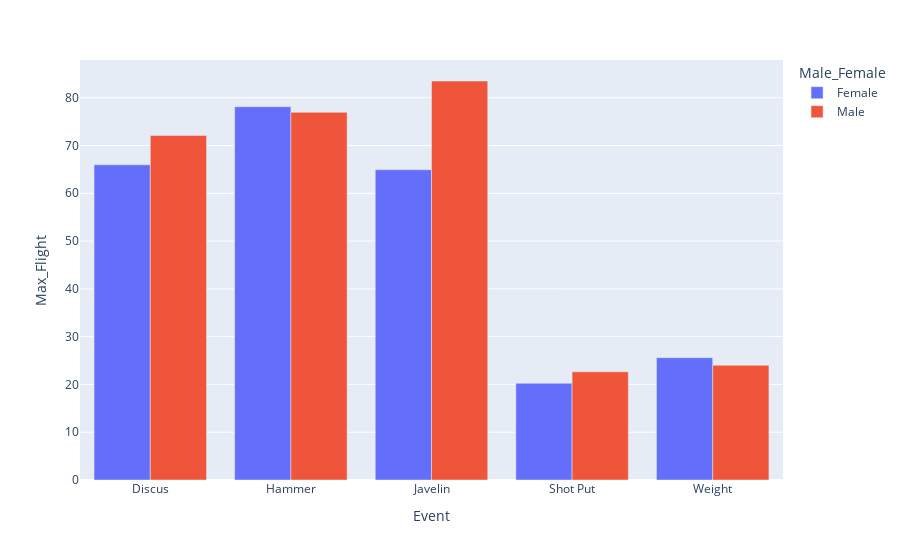

This figure's notebook cell:
### Code cell
# Data analysis by gender for each event
df_grouped = df.groupby(['Event', 'Male_Female']).mean().reset_index()

# Rank for the best athlete for each event considering the max flight, for each gender
df['Max_Flight'] = df[['Flight1', 'Flight2', 'Flight3', 'Flight4', 'Flight5', 'Flight6']].max(axis=1)
df_ranked = df.sort_values(['Event', 'Male_Female', 'Max_Flight'], ascending=[True, True, False])
df_ranked = df_ranked.groupby(['Event', 'Male_Female']).first().reset_index()

# Plot the data using Plotly
fig = px.bar(df_ranked, x='Event', y='Max_Flight', color='Male_Female', barmode='group')
fig.show()

### Figure 1 — Plotly figure (JSON) as saved in the notebook; plotly's stock layout.template omitted (floating-point values rounded to 4 significant figures)
{"data": [{"alignmentgroup": "True", "hovertemplate": "Male_Female=Female<br>Event=%{x}<br>Max_Flight=%{y}<extra></extra>", "legendgroup": "Female", "marker": {"color": "#636efa", "pattern": {"shape": ""}}, "name": "Female", "offsetgroup": "Female", "orientation": "v", "showlegend": true, "textposition": "auto", "type": "bar", "x": ["Discus", "Hammer", "Javelin", "Shot Put", "Weight"], "xaxis": "x", "y": [65.96, 78.12, 64.94, 20.24, 25.6], "yaxis": "y"}, {"alignmentgroup": "True", "hovertemplate": "Male_Female=Male<br>Event=%{x}<br>Max_Flight=%{y}<extra></extra>", "legendgroup": "Male", "marker": {"color": "#EF553B", "pattern": {"shape": ""}}, "name": "Male", "offsetgroup": "Male", "orientation": "v", "showlegend": true, "textposition": "auto", "type": "bar", "x": ["Discus", "Hammer", "Javelin", "Shot Put", "Weight"], "xaxis": "x", "y": [72.09, 76.95, 83.5, 22.65, 24.02], "yaxis": "y"}], "layout": {"barmode": "group", "legend": {"title": {"text": "Male_Female"}, "tracegroupgap": 0}, "margin": {"t": 60}, "xaxis": {"anchor": "y", "domain": [0, 1], "title": {"text": "Event"}}, "yaxis": {"anchor": "x", "domain": [0, 1], "title": {"text": "Max_Flight"}}}}
